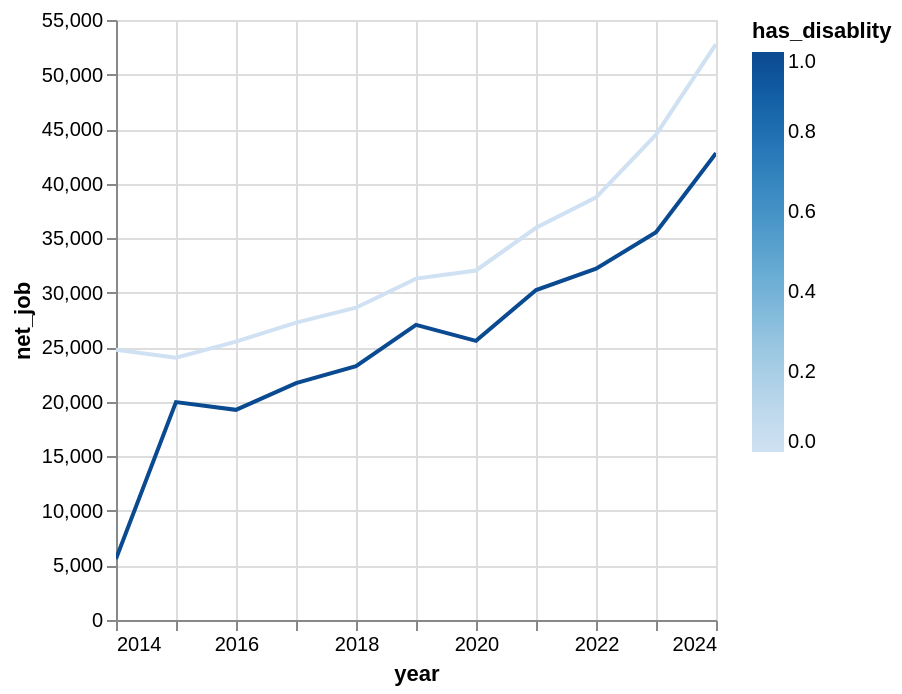

Here is the notebook cell this chart was saved with:
### Code cell
(
    net_job_income_compare
        .filter((pl.col('is_employed_no_disablity') == 1)|(pl.col('is_employed_has_disablity') == 1))
        .with_columns(pl.col('year').cast(pl.Int32).cast(pl.String).str.to_date("%Y"))
        .group_by(['year', 'has_disablity']).agg(pl.col('net_job').mean())
).plot.line(x='year', y='net_job', color='has_disablity')

### Figure 1 — Vega-Lite specification as saved in the notebook (floating-point values rounded to 4 significant figures)
{"config": {"view": {"continuousWidth": 300, "continuousHeight": 300}}, "data": {"name": "data-67b7ba822ae1bb11097bae7dc3f1e529"}, "mark": {"type": "line", "tooltip": true}, "encoding": {"color": {"field": "has_disablity", "type": "quantitative"}, "x": {"field": "year", "type": "temporal"}, "y": {"field": "net_job", "type": "quantitative"}}, "params": [{"name": "param_1e9efca18e7a2868", "select": {"type": "interval", "encodings": ["x", "y"]}, "bind": "scales"}], "$schema": "https://vega.github.io/schema/vega-lite/v6.1.0.json", "datasets": {"data-67b7ba822ae1bb11097bae7dc3f1e529": [{"year": "2014-01-01T00:00:00", "has_disablity": 1, "net_job": 5600.0}, {"year": "2016-01-01T00:00:00", "has_disablity": 1, "net_job": 19270.0}, {"year": "2023-01-01T00:00:00", "has_disablity": 1, "net_job": 35550.0}, {"year": "2016-01-01T00:00:00", "has_disablity": 0, "net_job": 25520.0}, {"year": "2017-01-01T00:00:00", "has_disablity": 1, "net_job": 21720.0}, {"year": "2020-01-01T00:00:00", "has_disablity": 0, "net_job": 32040.0}, {"year": "2018-01-01T00:00:00", "has_disablity": 0, "net_job": 28630.0}, {"year": "2022-01-01T00:00:00", "has_disablity": 0, "net_job": 38750.0}, {"year": "2015-01-01T00:00:00", "has_disablity": 0, "net_job": 24040.0}, {"year": "2019-01-01T00:00:00", "has_disablity": 0, "net_job": 31290.0}, {"year": "2024-01-01T00:00:00", "has_disablity": 1, "net_job": 42800.0}, {"year": "2014-01-01T00:00:00", "has_disablity": 0, "net_job": 24770.0}, {"year": "2017-01-01T00:00:00", "has_disablity": 0, "net_job": 27270.0}, {"year": "2022-01-01T00:00:00", "has_disablity": 1, "net_job": 32210.0}, {"year": "2020-01-01T00:00:00", "has_disablity": 1, "net_job": 25590.0}, {"year": "2018-01-01T00:00:00", "has_disablity": 1, "net_job": 23260.0}, {"year": "2019-01-01T00:00:00", "has_disablity": 1, "net_job": 27060.0}, {"year": "2024-01-01T00:00:00", "has_disablity": 0, "net_job": 52790.0}, {"year": "2023-01-01T00:00:00", "has_disablity": 0, "net_job": 44490.0}, {"year": "2021-01-01T00:00:00", "has_disablity": 0, "net_job": 35950.0}, {"year": "2015-01-01T00:00:00", "has_disablity": 1, "net_job": 19970.0}, {"year": "2021-01-01T00:00:00", "has_disablity": 1, "net_job": 30250.0}]}}
